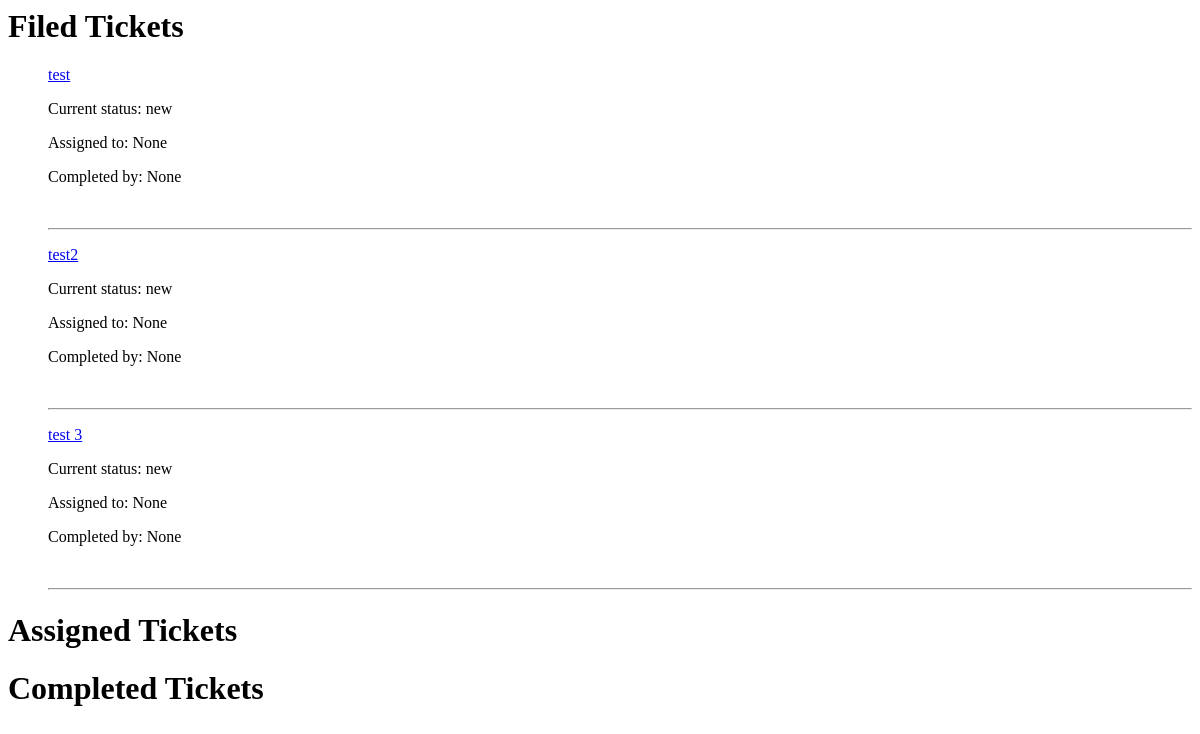
The page /userdetails/1/ on the database as committed earlier.
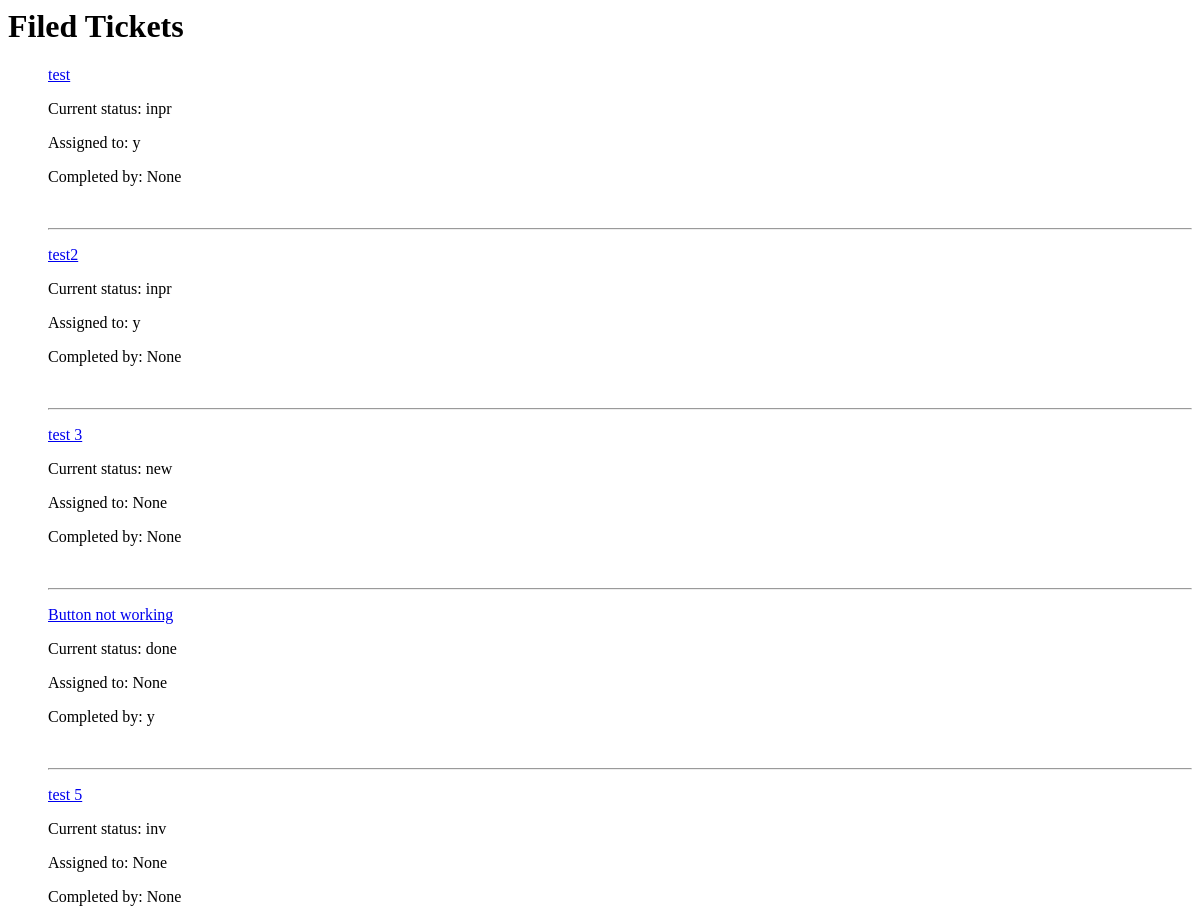
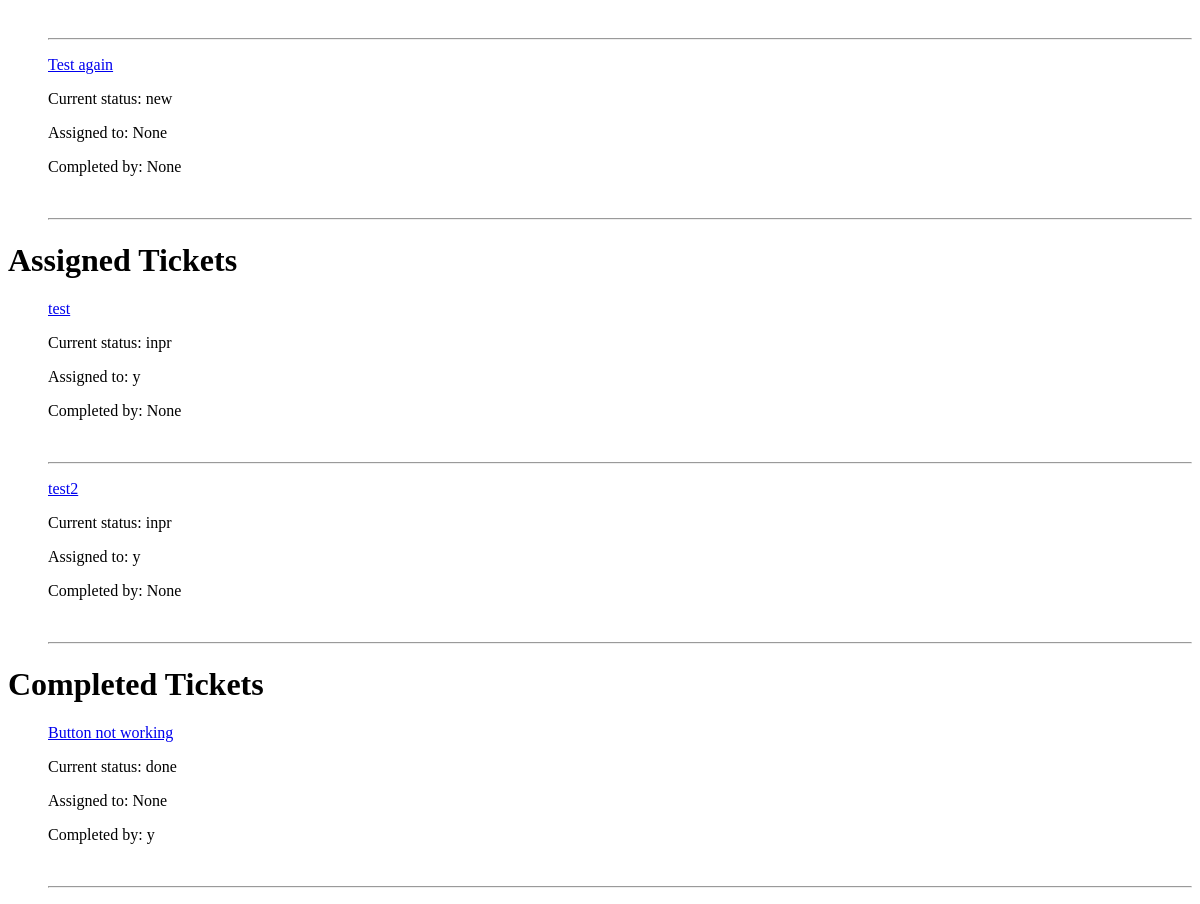
The same page on the database as committed later (2 pictures, top to bottom).
### bugtrackerapp/models.py (models this page shows)
class Ticket(models.Model):
    new = 'new'
    inprogress = 'inpr'
    done = 'done'
    invalid = 'inv'
    CHOICES = [
        (new, 'New'), (inprogress, 'In Progress'), (done, "Done"), (invalid, "Invalid")
    ]
    title = models.CharField(max_length=75)
    time_date = models.DateTimeField(default=timezone.now)
    description = models.TextField()
    author = models.ForeignKey(New_User, on_delete=models.CASCADE, related_name="author")
    status = models.CharField(max_length=4, choices=CHOICES, default=new)
    assigned_to = models.ForeignKey(New_User, blank=True, null=True, on_delete=models.CASCADE, related_name="assigned")
    completed = models.ForeignKey(New_User, blank=True, null=True, on_delete=models.CASCADE, related_name="completed")

class New_User(AbstractUser):
    pass
    def __str__(self):
        return self.username

### bugtrackerapp/views.py (the view)
# urls.py: path('userdetails/<int:user_id>/', views.user_detail, name="userdetails"),
def user_detail(request, user_id):
    a_user = New_User.objects.filter(id=user_id).first()
    assigned_tickets = Ticket.objects.filter(assigned_to=user_id)
    filed_tickets = Ticket.objects.filter(author=user_id)
    completed = Ticket.objects.filter(completed=user_id)
    return render(request, 'user_details.html', {'new_user': a_user, 'assigned_tickets': assigned_tickets, 'filed_tickets': filed_tickets, 'completed_tickets': completed})

### bugtrackerapp/templates/user_details.html (shortened to what this page needs)
<h1>Filed Tickets</h1>
        {% for ticket in filed_tickets %}
        <ul>
            <li style="list-style: none;">
                <a href="/tdetails/{{ post.id }}/">{{ ticket.title }}</a></li>
                <p>Current status: {{ticket.status}}</p>
                <p>Assigned to: {{ticket.assigned_to}}</p>
                <p>Completed by: {{ticket.completed}}</p>
            <br>
            <hr>
            </ul>
        {% endfor %}
<h1>Assigned Tickets</h1>
{% for ticket in assigned_tickets %}
        <ul>
            <li style="list-style: none;">
                <a href="/tdetails/{{ post.id }}/">{{ ticket.title }}</a></li>
                <p>Current status: {{ticket.status}}</p>
                <p>Assigned to: {{ticket.assigned_to}}</p>
                <p>Completed by: {{ticket.completed}}</p>
            <br>
            <hr>
            </ul>
        {% endfor %}
        <h1>Completed Tickets</h1>
        {% for ticket in completed_tickets %}
        <ul>
            <li style="list-style: none;">
                <a href="/tdetails/{{ post.id }}/">{{ ticket.title }}</a></li>
                <p>Current status: {{ticket.status}}</p>
                <p>Assigned to: {{ticket.assigned_to}}</p>
                <p>Completed by: {{ticket.completed}}</p>
            <br>
            <hr>
            </ul>
        {% endfor %}

Rows that differ between the two databases and show on the page:
now on one of the page's lists (row edited): Ticket: title "test", status "inpr", assigned_to "y", completed "None"
changed Ticket "test": status "new" → "inpr"; assigned_to "None" → "y"
now on one of the page's lists (row edited): Ticket: title "test2", status "inpr", assigned_to "y", completed "None"
changed Ticket "test2": status "new" → "inpr"; assigned_to "None" → "y"
added Ticket: title "Button not working", status "done", assigned_to "None", completed "y"
added Ticket: title "test 5", status "inv", assigned_to "None", completed "None", shown under "Filed Tickets"
added Ticket: title "Test again", status "new", assigned_to "None", completed "None", shown under "Filed Tickets"
